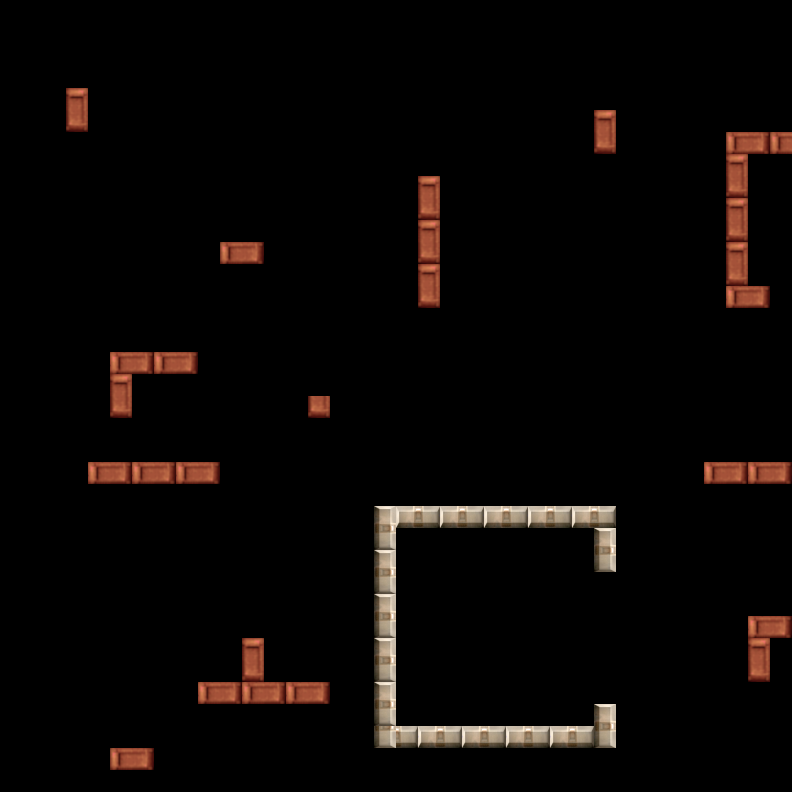

The image is a tile-based game level rendered from a .tmx file. Its description and complete source (layers, tilesets, objects, tile grids) follow:
An orthogonal 36x36 tile map with 22x22 px tiles, 1 tile layer (Tile Layer 1).

<map version="1.2" tiledversion="1.2.3" orientation="orthogonal" renderorder="right-down" width="36" height="36" tilewidth="22" tileheight="22" infinite="0" nextlayerid="5" nextobjectid="1">
 <tileset firstgid="1" name="redAndMarble" tilewidth="22" tileheight="22" tilecount="32" columns="8">
  <image source="redAndMarble.png" width="176" height="88" />
 </tileset>
 <layer id="4" name="Tile Layer 1" width="36" height="36">
  <data encoding="csv">
0,0,0,0,0,0,0,0,0,0,0,0,0,0,0,0,0,0,0,0,0,0,0,0,0,0,0,0,0,0,0,0,0,0,0,0,
0,0,0,0,0,0,0,0,0,0,0,0,0,0,0,0,0,0,0,0,0,0,0,0,0,0,0,0,0,0,0,0,0,0,0,0,
0,0,0,0,0,0,0,0,0,0,0,0,0,0,0,0,0,0,0,0,0,0,0,0,0,0,0,0,0,0,0,0,0,0,0,0,
0,0,0,0,0,0,0,0,0,0,0,0,0,0,0,0,0,0,0,0,0,0,0,0,0,0,0,0,0,0,0,0,0,0,0,0,
0,0,0,8,0,0,0,0,0,0,0,0,0,0,0,0,0,0,0,0,0,0,0,0,0,0,0,0,0,0,0,0,0,0,0,0,
0,0,0,16,0,0,0,0,0,0,0,0,0,0,0,0,0,0,0,0,0,0,0,0,0,0,0,8,0,0,0,0,0,0,0,0,
0,0,0,0,0,0,0,0,0,0,0,0,0,0,0,0,0,0,0,0,0,0,0,0,0,0,0,16,0,0,0,0,0,5,6,5,
0,0,0,0,0,0,0,0,0,0,0,0,0,0,0,0,0,0,0,0,0,0,0,0,0,0,0,0,0,0,0,0,0,8,0,0,
0,0,0,0,0,0,0,0,0,0,0,0,0,0,0,0,0,0,0,8,0,0,0,0,0,0,0,0,0,0,0,0,0,16,0,0,
0,0,0,0,0,0,0,0,0,0,0,0,0,0,0,0,0,0,0,16,0,0,0,0,0,0,0,0,0,0,0,0,0,8,0,0,
0,0,0,0,0,0,0,0,0,0,0,0,0,0,0,0,0,0,0,8,0,0,0,0,0,0,0,0,0,0,0,0,0,16,0,0,
0,0,0,0,0,0,0,0,0,0,5,6,0,0,0,0,0,0,0,16,0,0,0,0,0,0,0,0,0,0,0,0,0,8,0,0,
0,0,0,0,0,0,0,0,0,0,0,0,0,0,0,0,0,0,0,8,0,0,0,0,0,0,0,0,0,0,0,0,0,16,0,0,
0,0,0,0,0,0,0,0,0,0,0,0,0,0,0,0,0,0,0,16,0,0,0,0,0,0,0,0,0,0,0,0,0,31,32,0,
0,0,0,0,0,0,0,0,0,0,0,0,0,0,0,0,0,0,0,0,0,0,0,0,0,0,0,0,0,0,0,0,0,0,0,0,
0,0,0,0,0,0,0,0,0,0,0,0,0,0,0,0,0,0,0,0,0,0,0,0,0,0,0,0,0,0,0,0,0,0,0,0,
0,0,0,0,0,31,32,31,32,0,0,0,0,0,0,0,0,0,0,0,0,0,0,0,0,0,0,0,0,0,0,0,0,0,0,0,
0,0,0,0,0,8,0,0,0,0,0,0,0,0,0,0,0,0,0,0,0,0,0,0,0,0,0,0,0,0,0,0,0,0,0,0,
0,0,0,0,0,16,0,0,0,0,0,0,0,0,16,0,0,0,0,0,0,0,0,0,0,0,0,0,0,0,0,0,0,0,0,0,
0,0,0,0,0,0,0,0,0,0,0,0,0,0,0,0,0,0,0,0,0,0,0,0,0,0,0,0,0,0,0,0,0,0,0,0,
0,0,0,0,0,0,0,0,0,0,0,0,0,0,0,0,0,0,0,0,0,0,0,0,0,0,0,0,0,0,0,0,0,0,0,0,
0,0,0,0,31,32,31,32,31,32,0,0,0,0,0,0,0,0,0,0,0,0,0,0,0,0,0,0,0,0,0,0,31,32,31,32,
0,0,0,0,0,0,0,0,0,0,0,0,0,0,0,0,0,0,0,0,0,0,0,0,0,0,0,0,0,0,0,0,0,0,0,0,
0,0,0,0,0,0,0,0,0,0,0,0,0,0,0,0,0,17,1,2,1,2,1,2,1,2,1,2,0,0,0,0,0,0,0,0,
0,0,0,0,0,0,0,0,0,0,0,0,0,0,0,0,0,25,0,0,0,0,0,0,0,0,0,4,0,0,0,0,0,0,0,0,
0,0,0,0,0,0,0,0,0,0,0,0,0,0,0,0,0,17,0,0,0,0,0,0,0,0,0,12,0,0,0,0,0,0,0,0,
0,0,0,0,0,0,0,0,0,0,0,0,0,0,0,0,0,25,0,0,0,0,0,0,0,0,0,0,0,0,0,0,0,0,0,0,
0,0,0,0,0,0,0,0,0,0,0,0,0,0,0,0,0,17,0,0,0,0,0,0,0,0,0,0,0,0,0,0,0,0,0,0,
0,0,0,0,0,0,0,0,0,0,0,0,0,0,0,0,0,25,0,0,0,0,0,0,0,0,0,0,0,0,0,0,0,0,31,32,
0,0,0,0,0,0,0,0,0,0,0,8,0,0,0,0,0,17,0,0,0,0,0,0,0,0,0,0,0,0,0,0,0,0,8,0,
0,0,0,0,0,0,0,0,0,0,0,16,0,0,0,0,0,25,0,0,0,0,0,0,0,0,0,0,0,0,0,0,0,0,16,0,
0,0,0,0,0,0,0,0,0,31,32,31,32,31,32,0,0,17,0,0,0,0,0,0,0,0,0,0,0,0,0,0,0,0,0,0,
0,0,0,0,0,0,0,0,0,0,0,0,0,0,0,0,0,25,0,0,0,0,0,0,0,0,0,4,0,0,0,0,0,0,0,0,
0,0,0,0,0,0,0,0,0,0,0,0,0,0,0,0,0,12,28,27,28,27,28,27,28,27,28,12,0,0,0,0,0,0,0,0,
0,0,0,0,0,5,6,0,0,0,0,0,0,0,0,0,0,0,0,0,0,0,0,0,0,0,0,0,0,0,0,0,0,0,0,0,
0,0,0,0,0,0,0,0,0,0,0,0,0,0,0,0,0,0,0,0,0,0,0,0,0,0,0,0,0,0,0,0,0,0,0,0
</data>
 </layer>
</map>